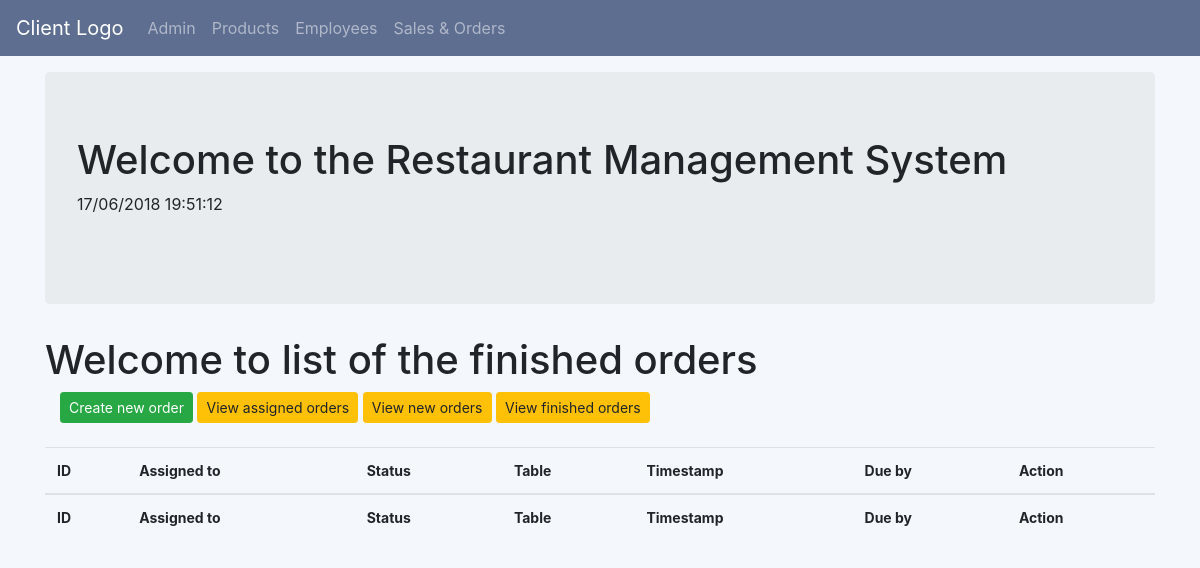
The page /oms/finishedorderlist/ on the database as committed earlier.
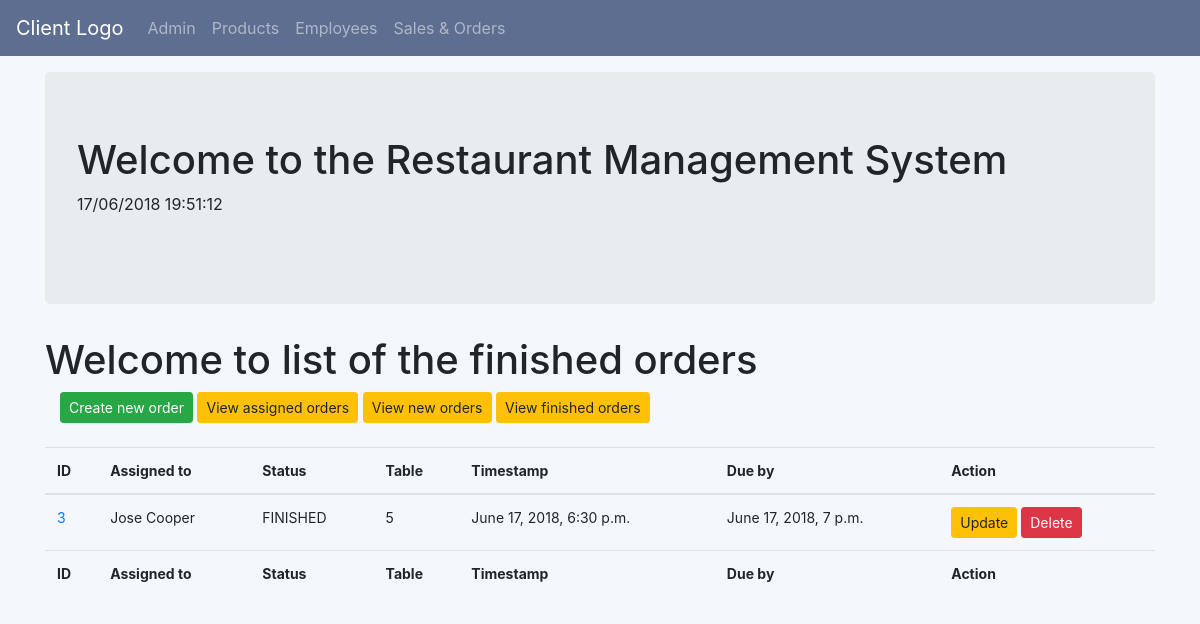
The same page on the database as committed later.
### oms/models.py (models this page shows, shortened)
class Order (models.Model):
    STATUS_CHOICES = (
    ('NEW','NEW'),
    ('ASSIGNED','ASSIGNED'),
    ('FINISHED','FINISHED'),
    ('CLOSED','CLOSED'),
    )
    assigned = models.ForeignKey(Employee,on_delete=models.CASCADE, related_name='assigned', verbose_name='Assigned to')
    status = models.CharField(
        max_length=256,
        choices=STATUS_CHOICES,
        default='NEW',
    )
    total = models.DecimalField(max_digits=5, decimal_places=2)
    product = models.ManyToManyField(Product)
    table = models.PositiveIntegerField(validators=[MaxValueValidator(15),])
    timestamp = models.DateTimeField(default=timezone.now())
    due_date = models.DateTimeField(default=timezone.now()+timedelta(minutes=30))
    @property
    def total(self):
        result = self.product.aggregate(Sum('price'))
        return result['price__sum']

class Employee(models.Model):
    fname = models.CharField(blank=True, max_length=100, verbose_name='First name')
    lname = models.CharField(blank=True, max_length=100, verbose_name='Last name')
    country = CountryField()
    address = models.CharField(blank=True, max_length=100, verbose_name='Postal address')
    telephone = models.IntegerField(null=True, blank=True)
    active = models.BooleanField(default=True, verbose_name='Is active')
    def __str__(self):
        return self.fname +' '+ self.lname

### oms/views.py (the view)
# urls.py: path('finishedorderlist/',views.FinishedOrderListView.as_view(),name='finished_order_list'),
class FinishedOrderListView(ListView):
    context_object_name = 'orders'
    model = models.Order
    queryset = Order.objects.order_by('id')
    queryset = Order.objects.filter(status='FINISHED')
    template_name = 'oms/finished_order_list.html'

### oms/templates/oms/finished_order_list.html
{% extends "oms/oms_base.html" %}
{% block body_block %}
<h1>Welcome to list of the finished orders</h1>
<div class="container">
    <a class = 'btn btn-success btn-sm 'href="{% url 'oms:order_create'%}">Create new order</a>
    <a class = 'btn btn-warning btn-sm 'href="{% url 'oms:assigned_order_list'%}">View assigned orders</a>
    <a class = 'btn btn-warning btn-sm 'href="{% url 'oms:new_order_list'%}">View new orders</a>
    <a class = 'btn btn-warning btn-sm 'href="{% url 'oms:finished_order_list'%}">View finished orders</a>
    <br></br>
</div>
    <table style="font-size:14px;" class="table table-hover" style='width:100%'>
        <thead>
            <tr>
                <th>ID</th>
                <th>Assigned to</th>
                <th>Status</th>
                <th>Table</th>
                <th>Timestamp</th>
                <th>Due by</th>
                <th>Action</th>
            </tr>
        </thead>
        <tbody>
            {% for order in orders %}
            <tr>
                <td> <a href="{{order.id}}">{{order.id}}</a></td>
                <td> {{order.assigned}}
                <td> {{order.status}} </td>
                <td> {{order.table}} </td>
                <td> {{order.timestamp}} </td>
                <td> {{order.due_date}} </td>
                <td>
                    <a class = 'btn btn-warning btn-sm' href="{% url 'oms:order_update' pk=order.pk %}">Update</a>
                    <a class = 'btn btn-danger btn-sm' href="{% url 'oms:order_delete' pk=order.pk %}">Delete</a>
                </td>
            </tr>
            {% endfor %}
        </tbody>
        <tfoot>
            <tr>
                <th>ID</th>
                <th>Assigned to</th>
                <th>Status</th>
                <th>Table</th>
                <th>Timestamp</th>
                <th>Due by</th>
                <th>Action</th>
            </tr>
       </tfoot>
    </table>
{% endblock %}

Rows that differ between the two databases and show on the page:
added Order: id "3", assigned "Jose Cooper", status "FINISHED", table "5", timestamp "June 17, 2018, 6:30 p.m.", due_date "June 17, 2018, 7 p.m."
